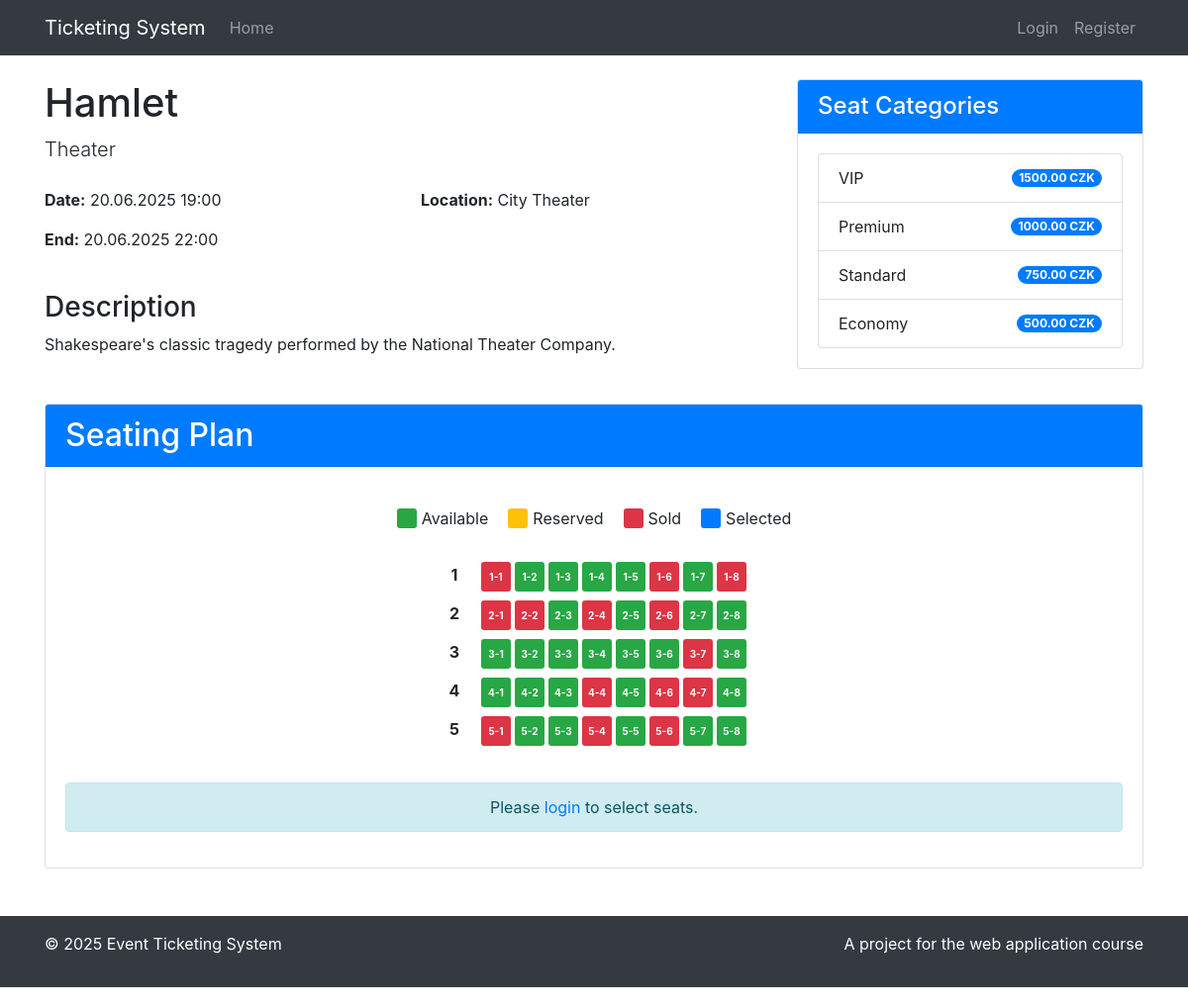
/code/event.php?id=2, run on the app's committed database.
### tables this page shows
CREATE TABLE `sp_events` (
  `id` INT NOT NULL AUTO_INCREMENT,
  `title` VARCHAR(255) NOT NULL,
  `description` TEXT,
  `location` VARCHAR(255),
  `start_datetime` DATETIME NOT NULL,
  `end_datetime` DATETIME NOT NULL,
  `event_type_id` INT NOT NULL,
  `created_by` INT NOT NULL,
  `created_at` DATETIME DEFAULT CURRENT_TIMESTAMP,
  `updated_at` DATETIME DEFAULT CURRENT_TIMESTAMP ON UPDATE CURRENT_TIMESTAMP,
  `version` INT NOT NULL DEFAULT 1,
  `lock_timestamp` DATETIME DEFAULT NULL,
  `locked_by_user_id` INT DEFAULT NULL,
  PRIMARY KEY (`id`),
  CONSTRAINT `fk_events_type` FOREIGN KEY (`event_type_id`) REFERENCES `sp_event_types`(`id`),
  CONSTRAINT `fk_events_user` FOREIGN KEY (`created_by`) REFERENCES `sp_users`(`id`),
  CONSTRAINT `fk_events_locked_by` FOREIGN KEY (`locked_by_user_id`) REFERENCES `sp_users`(`id`) ON DELETE SET NULL,
  INDEX `idx_lock_user` (`locked_by_user_id`, `lock_timestamp`)
);

CREATE TABLE `sp_event_types` (
  `id` INT NOT NULL AUTO_INCREMENT,
  `name` VARCHAR(100) NOT NULL,
  `version` INT NOT NULL DEFAULT 1,
  PRIMARY KEY (`id`)
);

CREATE TABLE `sp_seat_categories` (
  `id` INT NOT NULL AUTO_INCREMENT,
  `name` VARCHAR(50) NOT NULL,
  `price` DECIMAL(10,2) NOT NULL,
  `version` INT NOT NULL DEFAULT 1,
  PRIMARY KEY (`id`)
);

CREATE TABLE `sp_seats` (
  `id` INT NOT NULL AUTO_INCREMENT,
  `event_id` INT NOT NULL,
  `row_index` SMALLINT NOT NULL,
  `col_index` SMALLINT NOT NULL,
  `seat_category_id` INT NOT NULL,
  `status` ENUM('free','reserved','sold') NOT NULL DEFAULT 'free',
  PRIMARY KEY (`id`),
  UNIQUE KEY `ux_seat_unique` (`event_id`,`row_index`,`col_index`),
  CONSTRAINT `fk_seats_event` FOREIGN KEY (`event_id`) REFERENCES `sp_events`(`id`),
  CONSTRAINT `fk_seats_category` FOREIGN KEY (`seat_category_id`) REFERENCES `sp_seat_categories`(`id`)
);

### code/database/Database.php (called while the page is built, shortened)
<?php
class Database
{
    private static $instance = null;
    private $connection;
    private function __construct()
    {
        try {
            $this->connection = new PDO(
                "mysql:host=" . DB_HOST . ";dbname=" . DB_NAME . ";charset=utf8mb4",
                DB_USER,
                DB_PASS,
                [
                    PDO::ATTR_ERRMODE => PDO::ERRMODE_EXCEPTION,
                    PDO::ATTR_DEFAULT_FETCH_MODE => PDO::FETCH_ASSOC,
                    PDO::ATTR_EMULATE_PREPARES => false
                ]
            );
        } catch (PDOException $e) {
            die("Database connection failed: " . $e->getMessage());
        }
    }
    public static function getInstance()
    {
        if (self::$instance === null) {
            self::$instance = new Database();
        }
        return self::$instance;
    }
    public function query($query, $params = [])
    {
        try {
            $stmt = $this->connection->prepare($query);
            $stmt->execute($params);
            return $stmt;
        } catch (PDOException $e) {
            die("Query failed: " . $e->getMessage());
        }
    }
    public function fetch($query, $params = [])
    {
        $stmt = $this->query($query, $params);
        return $stmt->fetch();
    }
    public function fetchAll($query, $params = [])
    {
        $stmt = $this->query($query, $params);
        return $stmt->fetchAll();
    }
}

### code/database/EventDb.php (called while the page is built, shortened)
<?php
require_once __DIR__ . '/Database.php';
require_once __DIR__ . '/../models/Event.php';
class EventDb
{
    private $db;
    public function __construct()
    {
        $this->db = Database::getInstance();
    }
    public function getEventById($id)
    {
        $event = $this->db->fetch(
            "SELECT e.*, et.name as event_type_name
             FROM sp_events e
             JOIN sp_event_types et ON e.event_type_id = et.id
             WHERE e.id = ?",
            [$id]
        );
        return $event ? new Event($event) : null;
    }
}

### code/models/Event.php (called while the page is built, shortened)
<?php
class Event
{
    public function __construct($data = null)
    {
        if ($data) {
            $this->title = $data['title'] ?? null;
            $this->description = $data['description'] ?? null;
            $this->location = $data['location'] ?? null;
            $this->start_datetime = $data['start_datetime'] ?? null;
            $this->end_datetime = $data['end_datetime'] ?? null;
            $this->event_type_name = $data['event_type_name'] ?? null;
        }
    }
}

### code/includes/init.php (called while the page is built, shortened)
<?php
require_once __DIR__ . '/../database/Database.php';
require_once __DIR__ . '/../models/Event.php';
require_once __DIR__ . '/../models/Seat.php';
require_once __DIR__ . '/../models/Ticket.php';
require_once __DIR__ . '/../database/EventDb.php';
require_once __DIR__ . '/../database/SeatDb.php';
function isLoggedIn()
{
    return isset($_SESSION['user_id']);
}
function escape($str)
{
    return htmlspecialchars($str, ENT_QUOTES, 'UTF-8');
}
function formatDate($date, $format = 'd.m.Y H:i')
{
    $dateObj = new DateTime($date);
    return $dateObj->format($format);
}

### code/database/SeatDb.php (called while the page is built, shortened)
<?php
require_once __DIR__ . '/Database.php';
require_once __DIR__ . '/../models/Seat.php';
class SeatDb
{
    private $db;
    public function __construct()
    {
        $this->db = Database::getInstance();
    }
    public function getAllSeatCategories()
    {
        $categories = $this->db->fetchAll("SELECT * FROM sp_seat_categories ORDER BY price DESC");
        $categoryObjects = [];
        foreach ($categories as $category) {
            $categoryObjects[] = new SeatCategory($category);
        }
        return $categoryObjects;
    }
    public function getSeatsForEvent($eventId)
    {
        $seats = $this->db->fetchAll(
            "SELECT s.*, sc.name as category_name, sc.price
             FROM sp_seats s
             JOIN sp_seat_categories sc ON s.seat_category_id = sc.id
             WHERE s.event_id = ?
             ORDER BY s.row_index, s.col_index",
            [$eventId]
        );
        $seatObjects = [];
        foreach ($seats as $seat) {
            $seatObjects[] = new Seat($seat);
        }
        return $seatObjects;
    }
    public function getSeatingDimensions($eventId)
    {
        $result = $this->db->fetch(
            "SELECT MAX(row_index) as max_row, MAX(col_index) as max_col
             FROM sp_seats
             WHERE event_id = ?",
            [$eventId]
        );
        return [
            'rows' => (int)$result['max_row'],
            'cols' => (int)$result['max_col']
        ];
    }
}

### code/models/Seat.php (called while the page is built, shortened)
<?php
class Seat
{
    public function __construct($data = null)
    {
        if ($data) {
            $this->id = $data['id'] ?? null;
            $this->category_name = $data['category_name'] ?? null;
            $this->price = $data['price'] ?? null;
            $this->status = $data['status'] ?? 'free';
        }
    }
}
class SeatCategory
{
    public function __construct($data = null)
    {
        if ($data) {
            $this->name = $data['name'] ?? null;
            $this->price = $data['price'] ?? null;
        }
    }
}

### code/event.php (the view, shortened to what this page needs)
<?php
require_once 'includes/init.php';
$eventId = isset($_GET['id']) ? (int)$_GET['id'] : 0;
$eventModel = new EventDb();
$seatModel = new SeatDb();
$event = $eventModel->getEventById($eventId);
$seats = $seatModel->getSeatsForEvent($eventId);
$dimensions = $seatModel->getSeatingDimensions($eventId);
$categories = $seatModel->getAllSeatCategories();
function hasSeatingPlan($dimensions)
{
    return isset($dimensions['rows']) && isset($dimensions['cols']) &&
        $dimensions['rows'] > 0 && $dimensions['cols'] > 0;
}
$seatingGrid = [];
for ($row = 1; $row <= $dimensions['rows']; $row++) {
    $seatingGrid[$row] = [];
    for ($col = 1; $col <= $dimensions['cols']; $col++) {
        $seatingGrid[$row][$col] = null;
    }
}
foreach ($seats as $seat) {
    $seatingGrid[$seat->row_index][$seat->col_index] = $seat;
}
include 'views/header.php';
?>
<div class="container mt-4">
    <div class="row">
        <div class="col-md-8">
            <h1><?php echo escape($event->title); ?></h1>
            <p class="lead"><?php echo escape($event->event_type_name); ?></p>
            <div class="event-details my-4">
                <div class="row">
                    <div class="col-md-6">
                        <p><strong>Date:</strong> <?php echo formatDate($event->start_datetime); ?></p>
                        <p><strong>End:</strong> <?php echo formatDate($event->end_datetime); ?></p>
                    </div>
                    <div class="col-md-6">
                        <p><strong>Location:</strong> <?php echo escape($event->location); ?></p>
                    </div>
                </div>
            </div>
            <div class="event-description mb-4">
                <h3>Description</h3>
                <p><?php echo nl2br(escape($event->description)); ?></p>
            </div>
        </div>
        <div class="col-md-4">
            <div class="card">
                <div class="card-header bg-primary text-white">
                    <h4 class="mb-0">Seat Categories</h4>
                </div>
                <div class="card-body">
                    <ul class="list-group">
                        <?php foreach ($categories as $category): ?>
                            <li class="list-group-item d-flex justify-content-between align-items-center">
                                <?php echo escape($category->name); ?>
                                <span class="badge badge-primary badge-pill"><?php echo escape($category->price); ?> CZK</span>
                            </li>
                        <?php endforeach; ?>
                    </ul>
                </div>
            </div>
        </div>
    </div>
    <div class="row mt-4">
        <div class="col-12">
            <div class="card">
                <div class="card-header bg-primary text-white">
                    <h2 class="mb-0">Seating Plan</h2>
                </div>
                <div class="card-body">
                    <div class="seat-legend">
                        <div class="legend-item">
                            <div class="legend-color free"></div>
                            <span>Available</span>
                        </div>
                        <div class="legend-item">
                            <div class="legend-color reserved"></div>
                            <span>Reserved</span>
                        </div>
                        <div class="legend-item">
                            <div class="legend-color sold"></div>
                            <span>Sold</span>
                        </div>
                        <div class="legend-item">
                            <div class="legend-color selected"></div>
                            <span>Selected</span>
                        </div>
                    </div>
                    <div class="seating-plan">
                        <?php if (hasSeatingPlan($dimensions)): ?>
                            <?php for ($row = 1; $row <= $dimensions['rows']; $row++): ?>
                                <div class="seat-row">
                                    <div class="row-label"><?php echo $row; ?></div>
                                    <?php for ($col = 1; $col <= $dimensions['cols']; $col++): ?>
                                        <?php
                                        $seat = $seatingGrid[$row][$col];
                                        if ($seat):
                                            $categoryName = $seat->category_name;
                                            $price = $seat->price;
                                            $status = $seat->status;
                                        ?>
                                            <div class="seat <?php echo escape($status); ?>"
                                                data-seat-id="<?php echo $seat->id; ?>"
                                                data-price="<?php echo $price; ?>"
                                                data-toggle="tooltip"
                                                title="<?php echo escape($categoryName); ?> - <?php echo $price; ?> CZK">
                                                <?php echo $row . '-' . $col; ?>
                                            </div>
                                        <?php else: ?>
                                            <div class="seat-gap"></div>
                                        <?php endif; ?>
                                    <?php endfor; ?>
                                </div>
                            <?php endfor; ?>
                        <?php endif; ?>
                    </div>
                    <?php if (isLoggedIn() && hasSeatingPlan($dimensions)): ?>
                        <div class="text-center mt-4">
                            <form method="post" action="event.php?id=<?php echo $eventId; ?>" id="checkout_form">
                                <input type="hidden" name="csrf_token" value="<?php echo generateCSRFToken(); ?>">
                                <input type="hidden" name="selected_seats" id="selected_seats" value="">
                                <div class="form-group">
                                    <h4>Selected Seats: <span id="seat_count">0</span></h4>
                                    <h4>Total Price: <span id="total_price">0.00 CZK</span></h4>
                                </div>
                                <button type="submit" class="btn btn-primary btn-lg" id="checkout_button">
                                    Proceed to Checkout
                                </button>
                                <div id="selection-info" class="alert alert-info mt-3" style="display: none;">
                                    <small>Click on available seats to select them. Selected seats will be highlighted and the total will be calculated automatically.</small>
                                </div>
                            </form>
                        </div>
                    <?php elseif (isLoggedIn()): ?>
                    <?php else: ?>
                        <div class="text-center mt-4">
                            <div class="alert alert-info">
                                Please <a href="login.php">login</a> to select seats.
                            </div>
                        </div>
                    <?php endif; ?>
                </div>
            </div>
        </div>
    </div>
</div>
<link rel="stylesheet" href="assets/css/seating-plan.css">
<?php
include 'views/footer.php';
?>

### data on the page
sp_events: title "Hamlet", event_type.name "Theater", start_datetime "20.06.2025 19:00", end_datetime "20.06.2025 22:00", location "City Theater", description "Shakespeare's classic tragedy performed by the National Theater Company."
sp_seat_categories: name "VIP", price "1500.00"
sp_seat_categories: name "Premium", price "1000.00"
sp_seat_categories: name "Standard", price "750.00"
sp_seat_categories: name "Economy", price "500.00"
